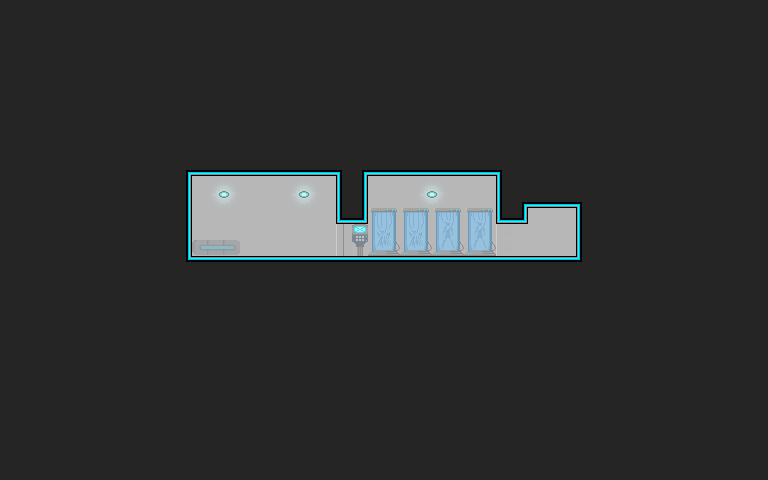

Tiled map render using the project's own tile images. Description and the map definition, with tile-layer contents summarised, below:
An orthogonal 48x30 tile map with 16x16 px tiles, 1 tile layer (Tile Layer 1), 2 tilesets and 5 objects (script_Gravity1, script_Gravity2, script_BlackPerson).

<map version="1.0" orientation="orthogonal" renderorder="right-down" width="48" height="30" tilewidth="16" tileheight="16">
 <tileset firstgid="1" source="main.tsx" />
 <tileset firstgid="501" source="objects.tsx" />
 <layer name="Tile Layer 1" width="48" height="30">
  <data>[1440 cells, 1440 non-empty, 35 distinct tile ids]</data>
 </layer>
 <objectgroup name="Object Layer 1">
  <object gid="504" x="520" y="264" />
  <object gid="501" x="183.667" y="268.667" />
  <object name="script_Gravity1" x="191.333" y="127.333" width="90.6667" height="38" />
  <object name="script_Gravity2" x="408" y="168" width="100.667" height="98" />
  <object name="script_BlackPerson" x="306.667" y="98.6667" width="116" height="36" />
 </objectgroup>
</map>
